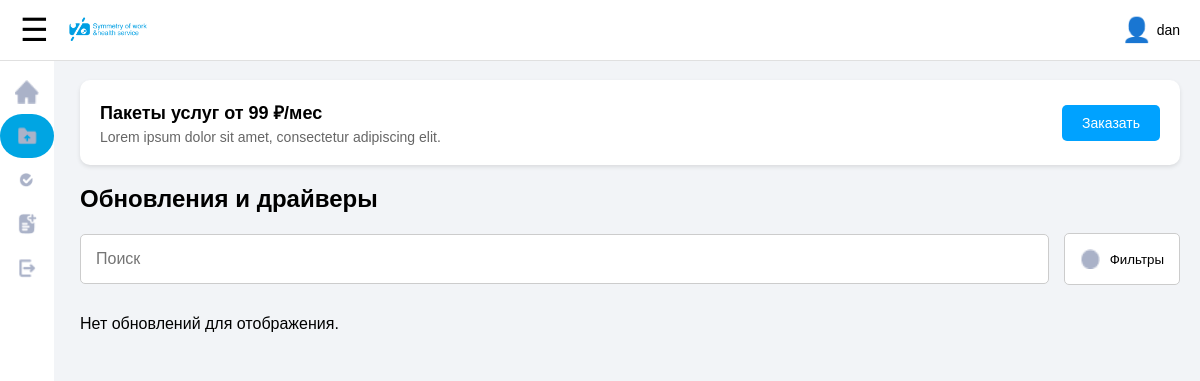
Before: /profille/drova/ (signed in) with the older database file.
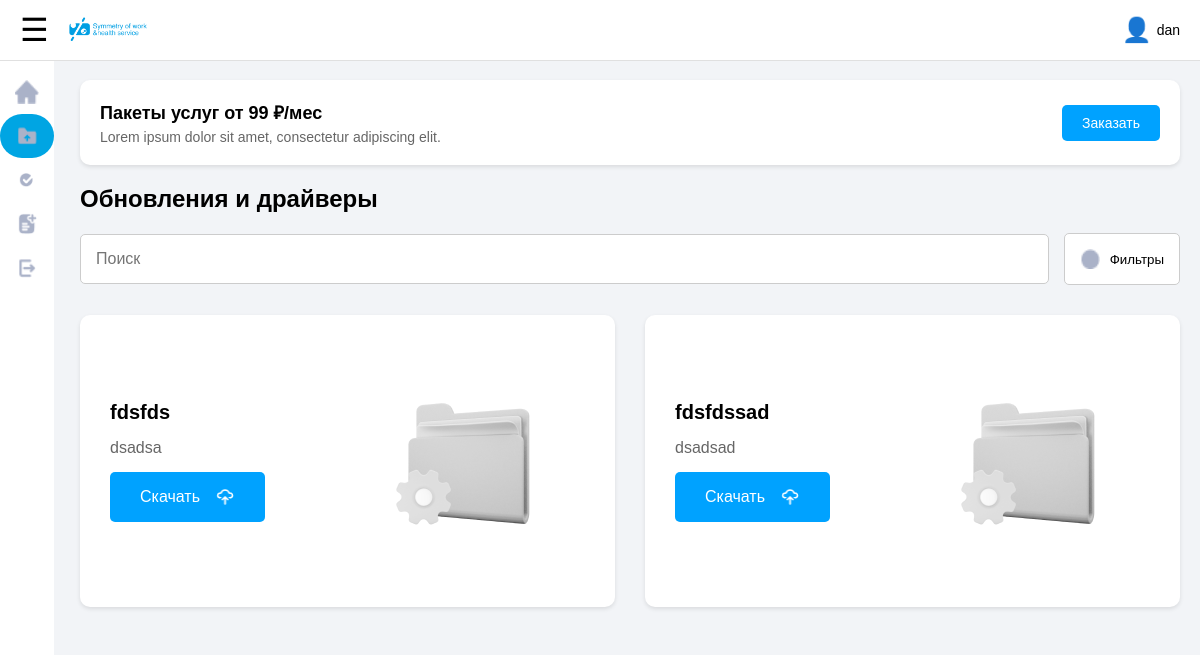
After: the same page with the newer database file.
### profille/models.py (models this page shows, shortened)
class Update(models.Model):
    product = models.ForeignKey('Product', on_delete=models.CASCADE, verbose_name='Продукт')
    version = models.CharField(max_length=255, verbose_name='Версия')
    description = models.TextField(verbose_name='Описание')
    release_date = models.DateField(verbose_name='Дата выпуска')
    created_at = models.DateTimeField(auto_now_add=True, verbose_name='Создано')
    updated_at = models.DateTimeField(auto_now=True, verbose_name='Обновлено')
    class Meta:
        verbose_name = 'Обновление'
        verbose_name_plural = 'Обновления'

### profille/views.py (the view)
# urls.py: path('drova/', views.drova, name='drova'),
@login_required
def drova(request):
    updates = Update.objects.all()  # Fetch all updates
    return render(request, 'drova.html', {'updates': updates})

### profille/templates/drova.html (shortened to what this page needs)
{% extends "home.html" %}
{% load static %}
{% block content %}
    <div class="service-banner-1">
        <div class="service-text-1">
            <h3>Пакеты услуг от 99 ₽/мес</h3>
            <p>Lorem ipsum dolor sit amet, consectetur adipiscing elit.</p>
            <button class="order-button-1">Заказать</button>
        </div>
    </div>
    <h2>Обновления и драйверы</h2>
    <div class="search-filter-3">
        <input type="text" placeholder="Поиск" class="search-bar-3">
        <button class="filter-button-3">
            <img src="{% static 'icon/Ellipse.png' %}" alt="Filter">
            <span>Фильтры</span>
        </button>
    </div>
    <div class="product-grid-3">
        {% for update in updates %}
            <div class="product-card-3">
                <div class="product-info-3">
                    <h3>{{ update.version }}</h3>
                    <p>{{ update.description }}</p>
                    <button class="download-button-3">Скачать <img src="{% static 'icon/strelka.png' %}" alt="Download"></button>
                </div>
                <img src="{% static 'icon/drova.png' %}" alt="Обновление" class="product-image-3">
            </div>
        {% endfor %}
        {% if not updates %}
            <p>Нет обновлений для отображения.</p>
        {% endif %}
    </div>
{% endblock %}

Changed rows visible on the page:
added Update: version "fdsfds", description "dsadsa"
added Update: version "fdsfdssad", description "dsadsad"
Other visible differences:
text no longer shown: "Нет обновлений для отображения."
